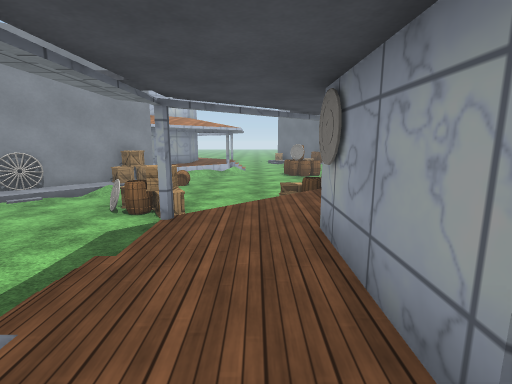
View 1 (above)

19 first-person views from a walk through a Unity game level. The camera is 1.4 m above the floor, tilts 10° down and sees 85° across. The floor is counted in squares, 1 m on a side. Each view is taken from the middle of a square. On the plan, view 1 faces up. The plan holds only what a view shows up to about 14 squares ahead; the rest is blank. The place goes on beyond the plan. The player character is not drawn. Surface patterns are stand-ins for the level's own textures.

View 2
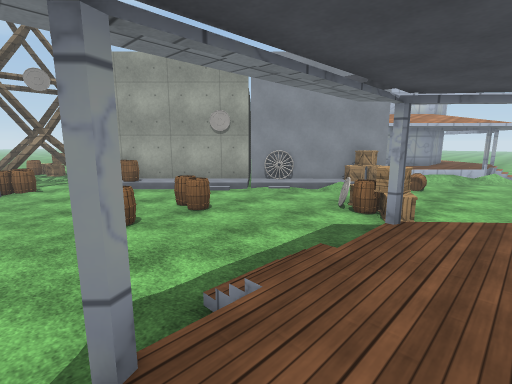

View 3
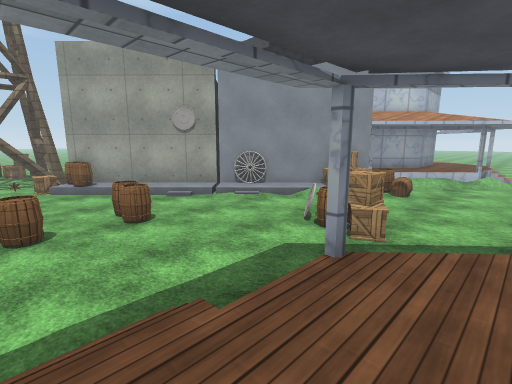

View 4
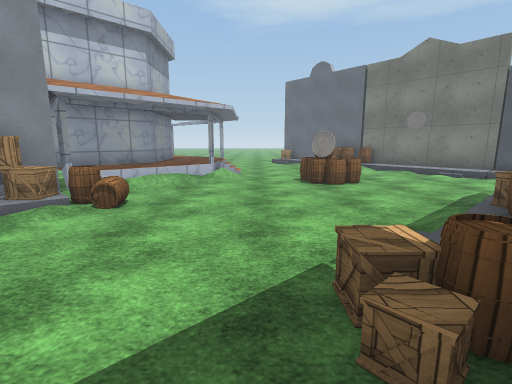

View 5
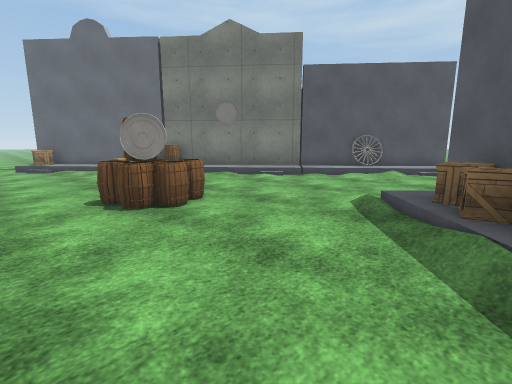

View 6
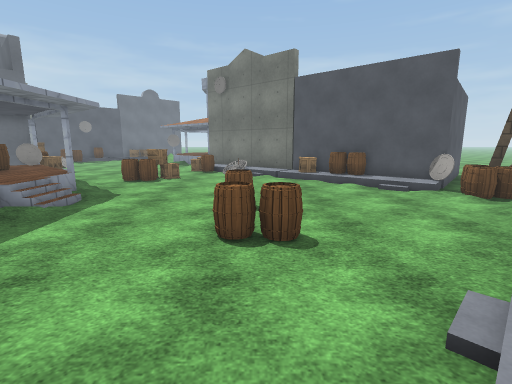

View 7
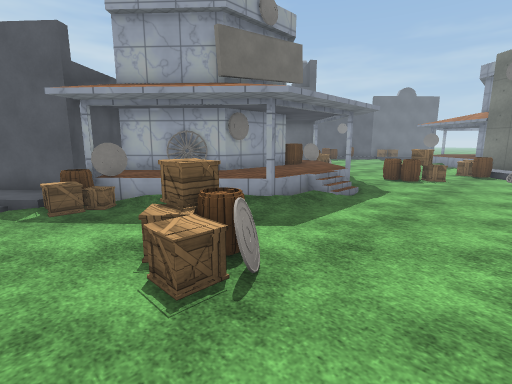

View 8
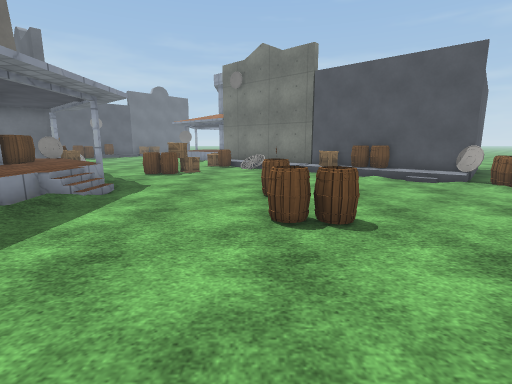

View 9
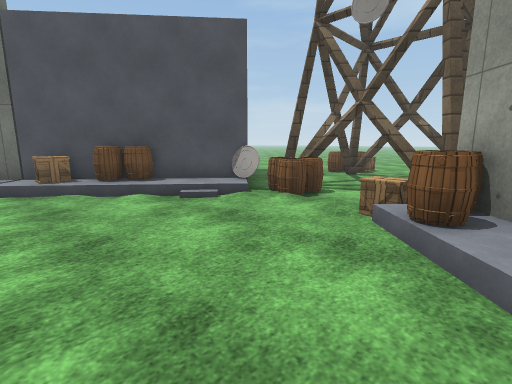

View 10
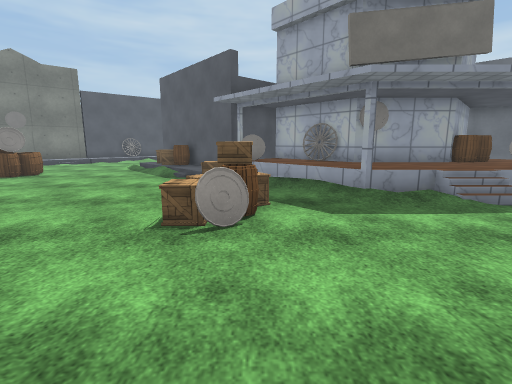

View 11
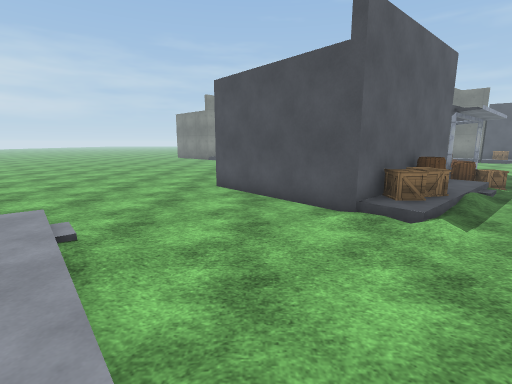

View 12
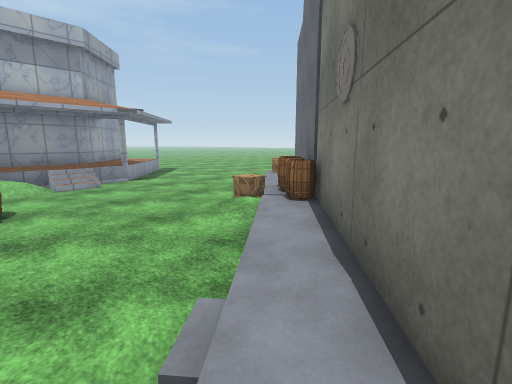

View 13
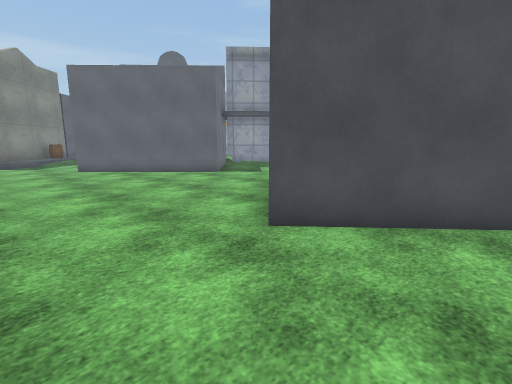

View 14
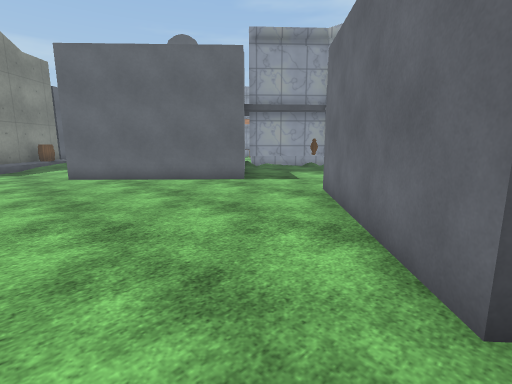

View 15
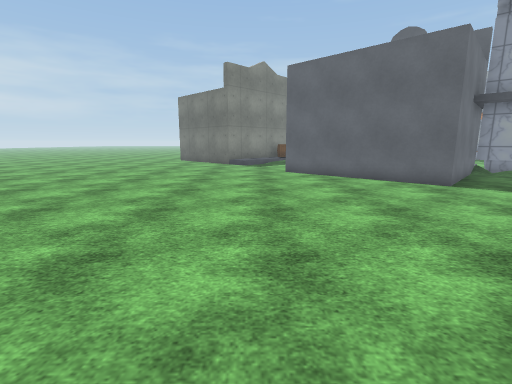

View 16
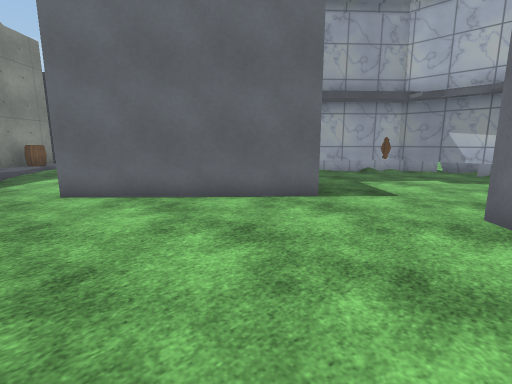

View 17
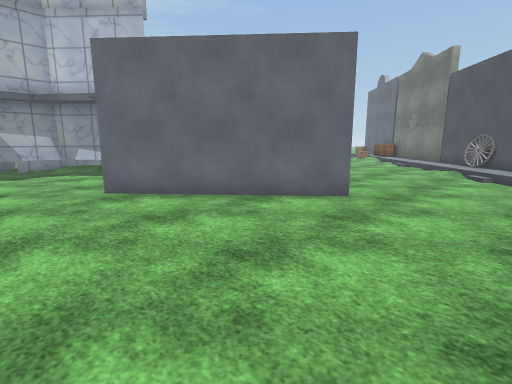

View 18
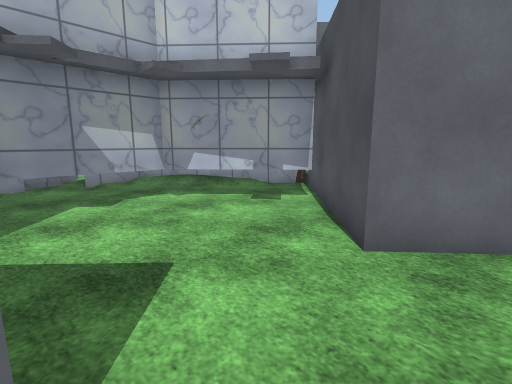

View 19
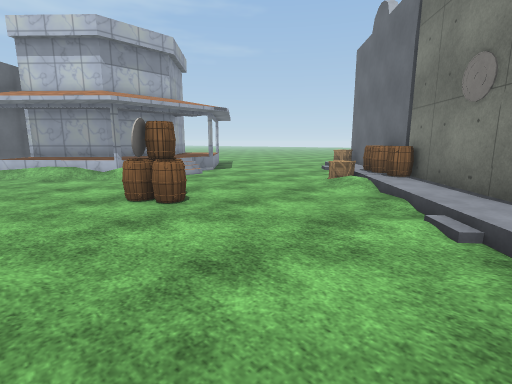

### Floor plan
Key: @ floor where view 1 was taken; # wall or solid block; . main floor; : floor 0.25 m higher than the main floor; + floor 0.75 m higher than the main floor; / step, stairs or slope; = window, fence, low wall or low ledge; v drop or lower ground; B building; A barrel; C crate; W wheel; T tower; O other object.
Columns run from 22 left of view 1 to 15 right of it. Each row starts with its distance up from view 1.
 24                   ++v......//A##
 23                  #++=.......//:#
 22                  #+++/......../:#
 21                  #++#/........./:#
 20                  #++//.........//#B
 19                 ##++#/..AA.......:BB
 18               .##++//...AAA....../:WB
 17               B#++//............../:WB
 16                B#//...............//:B
 15                 B/A................//
 14                 CAA...........:.......
 13               BCCC......../CCCB.......
 12              BB:C......../:ACBBB......
 11             BW://.......//:A   BB.....
 10            #B:/...C....C/:B     BB....
  9           ## //..OCC...CAB       B....
  8          ##:/......CC..=O#B     BB....
  7         ##:/........../++##B   B......
  6        ##:/........../++W#.BB B.......
  5      TT#AA...AAA....#++##...BB........
  4   TTTTTCC..........//++#..............
  3  T  .TT........A...//++#..............
  2 .T  .TAA.........../=++#..............
  1 .TTTTTAA............#++#.....B........
  0 OTTTTTAA//...........=@AA...BBB.......
 -1  A   .BBB:/..........#=A #.B  BB......
 -2     ..B BAA/...........=O B    BB.....
 -3     .B   BAA/......AA.. OBB     BB....
 -4     B     BCC// ..CC .. O B      B....

Where each view was taken, in squares from view 1:
view 1: 0 up, 0 right, facing up
view 2: 0 up, 0 right, facing up-left
view 3: 2 up, 0 right, facing up-left
view 4: 7 up, 0 right, facing up
view 5: 12 up, 0 right, facing up-right
view 6: 10 up, 8 left, facing down
view 7: 11 up, 7 left, facing down-right
view 8: 10 up, 7 left, facing down
view 9: 6 up, 9 left, facing down-left
view 10: 8 up, 9 left, facing right
view 11: 20 up, 10 right, facing down
view 12: 19 up, 11 right, facing up-left
view 13: 12 up, 15 right, facing down-left
view 14: 9 up, 14 right, facing down-left
view 15: 10 up, 13 right, facing down
view 16: 5 up, 13 right, facing down-left
view 17: 2 up, 15 right, facing up-left
view 18: 1 up, 8 right, facing up-left
view 19: 15 up, 10 right, facing up-left
